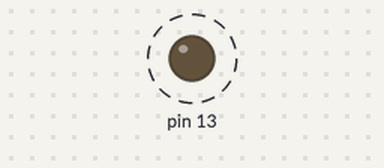
Simulated run of this sketch. Board: Arduino Uno, built with avr-gcc and run on an emulated ATmega328P. Shown: output pins drawn as LEDs (lit = HIGH). Dashed ring = blinking. What the sketch prints to the serial monitor is not drawn.

Above: at 0.45 s.
Timing chart, 0 to 3.0 s (numbered marks = the images above):
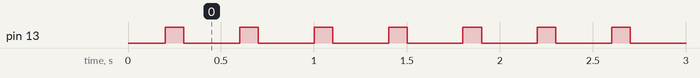

The sketch:

1_LED_With_mssg.ino
```cpp
void setup(){
  Serial.begin(9600);
  Serial.println("hello");
  pinMode(13,OUTPUT);

}

void loop(){
  Serial.println("in the loop");
  delay(200);
  digitalWrite(13, HIGH);
  delay(100);
  digitalWrite(13, LOW);
  delay(100);

}
```

Measured:
- by itself, pin 13: alternates HIGH for 0.10 s and LOW for 0.30 s
